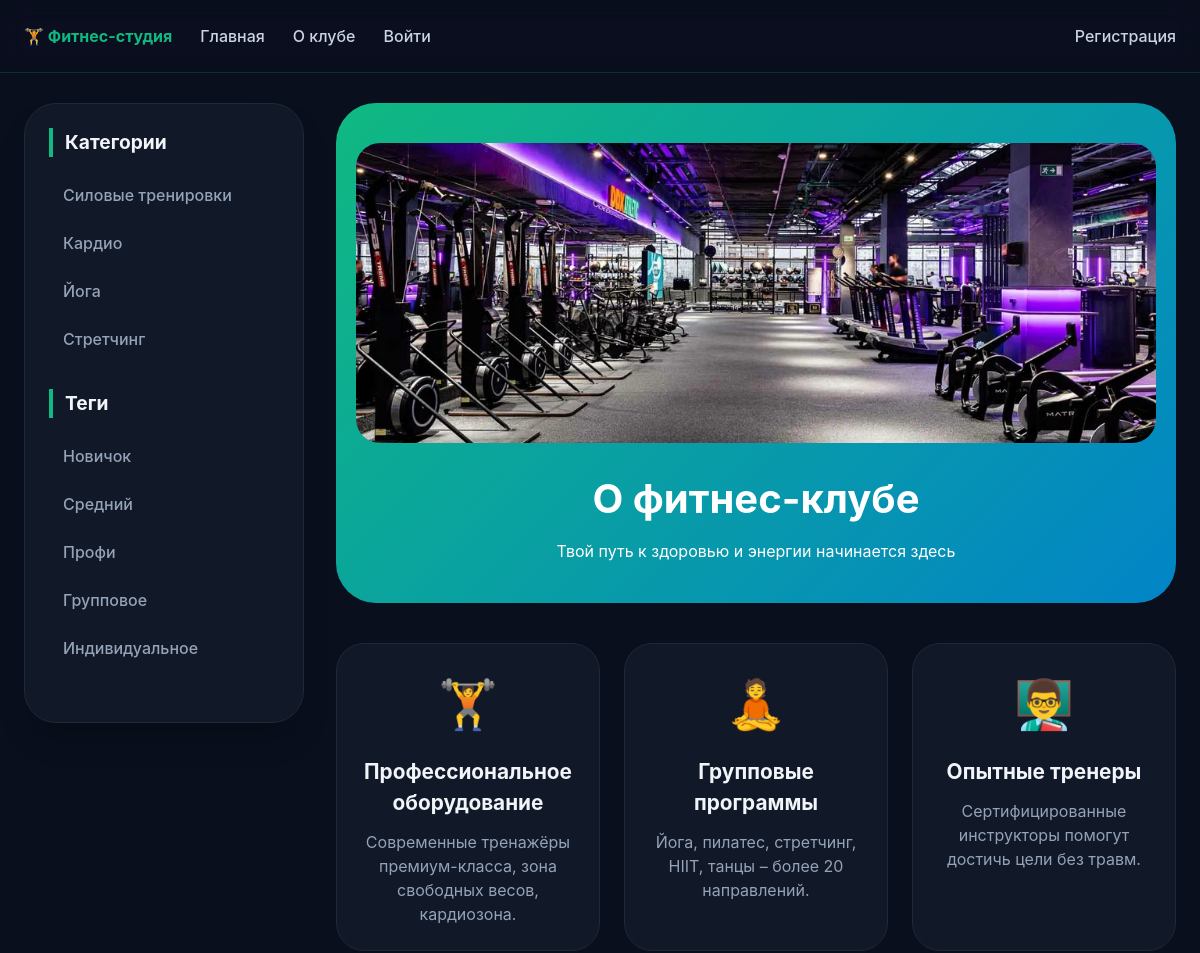
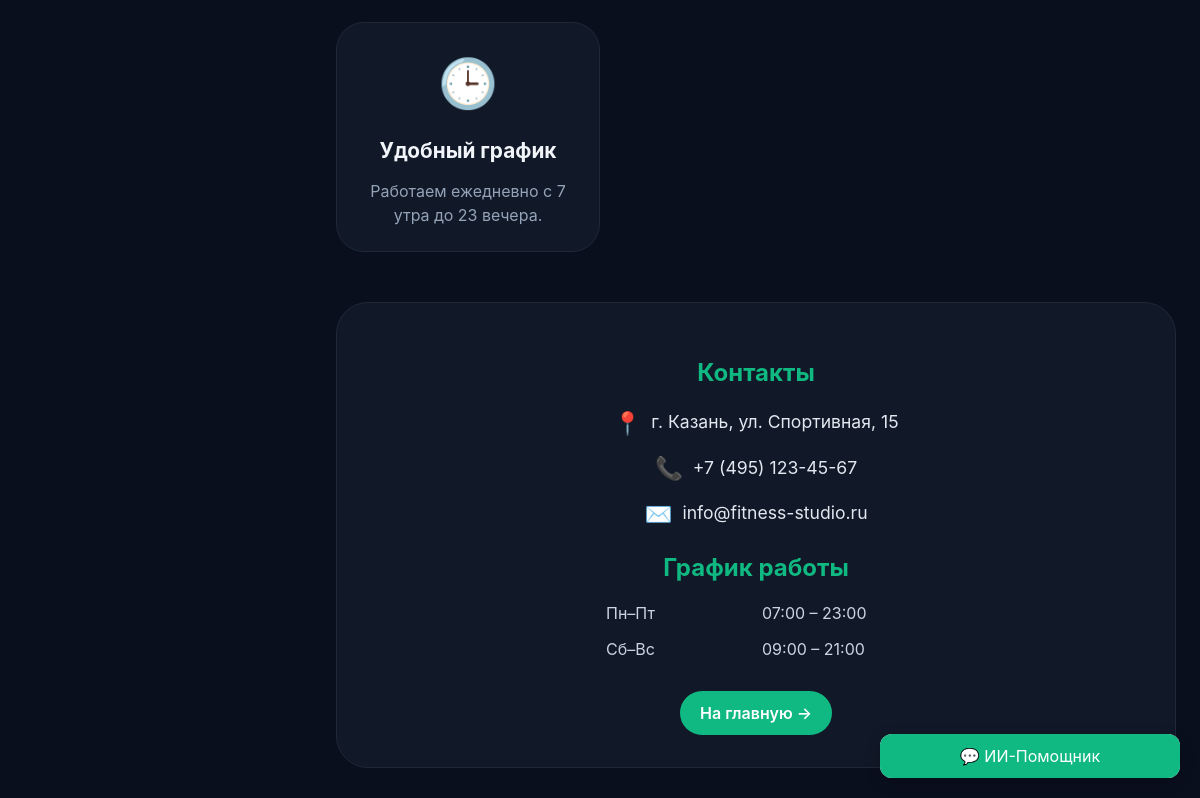
The page /about/ on the database its author committed (2 pictures, top to bottom).
### services/models.py (models this page shows, shortened)
class Category(models.Model):
    name = models.CharField(max_length=100, db_index=True, verbose_name='Категория')
    slug = models.SlugField(max_length=100, unique=True, db_index=True, verbose_name='URL')
    def get_absolute_url(self):
        return reverse('services:category', kwargs={'cat_slug': self.slug})
    class Meta:
        verbose_name = 'Категория'
        verbose_name_plural = 'Категории'

class Tag(models.Model):
    name = models.CharField(max_length=100, db_index=True, verbose_name='Тэг')
    slug = models.SlugField(max_length=100, unique=True, db_index=True, verbose_name='URL')
    def get_absolute_url(self):
        return reverse('services:tag', kwargs={'tag_slug': self.slug})
    class Meta:
        verbose_name = 'Тэг'
        verbose_name_plural = 'Тэги'

### services/views.py (the view)
# urls.py: path('about/', views.about_page, name='about'),
def about_page(request):
    return render(request, 'services/about.html', {'title': 'О фитнес-клубе'})

### services/context_processors.py (called while the page is built)
def get_sidebar_data(request):
    return {
        'categories': Category.objects.all(),
        'tags': Tag.objects.all(),
    }

### services/templates/services/about.html
{% extends 'base.html' %}
{% block content %}
<div class="about-page">
<div class="about-hero">
    <img src="/media/static/fitnes.jpg" alt="Фитнес-студия" style="width:100%; max-height: 300px; object-fit: cover; border-radius: 24px; margin-bottom: 20px;">
    <h1>О фитнес-клубе</h1>
    <p>Твой путь к здоровью и энергии начинается здесь</p>
</div>
    <div class="about-grid">
        <div class="about-card">
            <div class="about-icon">🏋️</div>
            <h3>Профессиональное оборудование</h3>
            <p>Современные тренажёры премиум-класса, зона свободных весов, кардиозона.</p>
        </div>
        <div class="about-card">
            <div class="about-icon">🧘</div>
            <h3>Групповые программы</h3>
            <p>Йога, пилатес, стретчинг, HIIT, танцы – более 20 направлений.</p>
        </div>
        <div class="about-card">
            <div class="about-icon">👨‍🏫</div>
            <h3>Опытные тренеры</h3>
            <p>Сертифицированные инструкторы помогут достичь цели без травм.</p>
        </div>
        <div class="about-card">
            <div class="about-icon">🕒</div>
            <h3>Удобный график</h3>
            <p>Работаем ежедневно с 7 утра до 23 вечера.</p>
        </div>
    </div>
    <div class="about-contacts">
        <h2>Контакты</h2>
        <div class="contacts-list">
            <div><span>📍</span> г. Казань, ул. Спортивная, 15</div>
            <div><span>📞</span> +7 (495) 123-45-67</div>
            <div><span>✉️</span> info@fitness-studio.ru</div>
        </div>
        <h2>График работы</h2>
        <div class="schedule">
            <div>Пн–Пт</div><div>07:00 – 23:00</div>
            <div>Сб–Вс</div><div>09:00 – 21:00</div>
        </div>
        <a href="{% url 'services:home' %}" class="btn">На главную →</a>
    </div>
</div>
{% endblock %}

### templates/base.html (shortened to what this page needs)
{% load static %}
<!DOCTYPE html>
<html lang="ru">
<head>
    <link rel="stylesheet" href="{% static 'css/styles.css' %}">
</head>
<body>
    <header>
        <nav>
            <a href="{% url 'services:home' %}" style="font-weight: bold; color: #10b981;">🏋️ Фитнес-студия</a>
            <a href="{% url 'services:home' %}">Главная</a>
            <a href="{% url 'services:about' %}">О клубе</a>
            {% if user.is_authenticated %}
                <a href="{% url 'users:profile' %}">{{ user.username }}</a>
                <a href="{% url 'services:map_page' %}">Карта зала</a>
                <form action="{% url 'users:logout' %}" method="post" style="display: inline;">
    {% csrf_token %}
    <button type="submit" style="background: none; border: none; color: #10b981; cursor: pointer; font: inherit; padding: 0;">Выйти</button>
</form>
                {% if perms.services.add_service %}
                    <a href="{% url 'services:add_service' %}">Добавить услугу</a>
                {% endif %}
                {% if user.is_staff %}
                    <a href="{% url 'orders:all_orders' %}">Управление заказами</a>
                    <a href="{% url 'orders:report' %}">Отчёт</a>
                {% endif %}
            {% else %}
                <a href="{% url 'users:login' %}">Войти</a>
                <a href="{% url 'users:register' %}">Регистрация</a>
            {% endif %}
        </nav>
    </header>
    <div class="container">
        <aside class="sidebar">
            <h3>Категории</h3>
            <ul>
                {% for cat in categories %}
                    <li><a href="{{ cat.get_absolute_url }}">{{ cat.name }}</a></li>
                {% endfor %}
            </ul>
            <h3>Теги</h3>
            <ul>
                {% for t in tags %}
                    <li><a href="{{ t.get_absolute_url }}">{{ t.name }}</a></li>
                {% endfor %}
            </ul>
        </aside>
        <main class="content">
            {% block content %}
            {% endblock %}
        </main>
    </div>
<div class="ai-chat-widget" style="position: fixed; bottom: 20px; right: 20px; width: 300px; background: white; border-radius: 12px; box-shadow: 0 4px 15px rgba(0,0,0,0.2); overflow: hidden; z-index: 1000;">
    <div class="chat-header" style="background: #10b981; padding: 10px; color: white; text-align: center; cursor: pointer;">
        💬 ИИ-Помощник
    </div>
</div>
</body>
</html>

### static/css/styles.css (style rules this page uses)
* { margin: 0; padding: 0; box-sizing: border-box; }
body { font-family: 'Inter', 'Segoe UI', system-ui, -apple-system, sans-serif; background: #0a0f1e; color: #e2e8f0; line-height: 1.5; }
header { background: rgba(10, 15, 30, 0.9); backdrop-filter: blur(12px); border-bottom: 1px solid rgba(16, 185, 129, 0.2); position: sticky; top: 0; z-index: 100; }
nav { max-width: 1300px; margin: 0 auto; padding: 18px 24px; display: flex; gap: 28px; align-items: center; flex-wrap: wrap; }
nav a { text-decoration: none; color: #cbd5e1; font-weight: 500; transition: 0.2s; padding: 6px 0; position: relative; }
nav a::after { content: ''; position: absolute; bottom: 0; left: 0; width: 0; height: 2px; background: #10b981; transition: width 0.2s; box-shadow: 0 0 6px #10b981; }
nav a:last-child { margin-left: auto; }
.container { max-width: 1300px; margin: 30px auto; padding: 0 24px; display: flex; gap: 32px; }
.sidebar { width: 280px; flex-shrink: 0; background: #111827; border-radius: 32px; padding: 24px; border: 1px solid #1f2937; box-shadow: 0 20px 35px -12px rgba(0, 0, 0, 0.3); position: sticky; top: 90px; align-self: start; }
.sidebar h3 { font-size: 1.2rem; font-weight: 700; margin-bottom: 18px; padding-left: 12px; border-left: 4px solid #10b981; color: #f1f5f9; }
.sidebar ul { list-style: none; margin-bottom: 30px; }
.sidebar ul li { margin-bottom: 8px; }
.sidebar ul li a { display: block; padding: 8px 14px; color: #94a3b8; text-decoration: none; border-radius: 40px; transition: all 0.2s; font-weight: 500; }
.content { flex: 1; }
.btn { display: inline-block; background: #10b981; color: white; border: none; padding: 10px 20px; border-radius: 40px; font-weight: 600; text-decoration: none; transition: 0.2s; cursor: pointer; text-align: center; }
.about-page { max-width: 900px; margin: 0 auto; }
.about-hero { text-align: center; padding: 40px 20px; background: linear-gradient(135deg, #10b981, #0284c7); border-radius: 40px; margin-bottom: 40px; color: white; }
.about-hero h1 { font-size: 2.5rem; margin-bottom: 10px; }
.about-grid { display: grid; grid-template-columns: repeat(auto-fill, minmax(260px, 1fr)); gap: 24px; margin-bottom: 50px; }
.about-card { background: #111827; border: 1px solid #1f2937; border-radius: 28px; padding: 24px; text-align: center; transition: all 0.2s; }
.about-icon { font-size: 3rem; margin-bottom: 16px; }
.about-card h3 { font-size: 1.3rem; margin-bottom: 12px; color: #f1f5f9; }
.about-card p { color: #94a3b8; }
.about-contacts { background: #111827; border: 1px solid #1f2937; border-radius: 32px; padding: 32px; text-align: center; }
.about-contacts h2 { color: #10b981; margin: 20px 0 15px; }
.contacts-list div { margin: 12px 0; font-size: 1.1rem; display: flex; align-items: center; justify-content: center; gap: 10px; }
.contacts-list span { font-size: 1.4rem; }
.schedule { display: grid; grid-template-columns: 1fr 1fr; gap: 12px; max-width: 300px; margin: 0 auto 30px; text-align: left; color: #cbd5e1; }

### rows shown on the page
Category: name "Силовые тренировки"
Category: name "Кардио"
Category: name "Йога"
Category: name "Стретчинг"
Tag: name "Новичок"
Tag: name "Средний"
Tag: name "Профи"
Tag: name "Групповое"
Tag: name "Индивидуальное"
